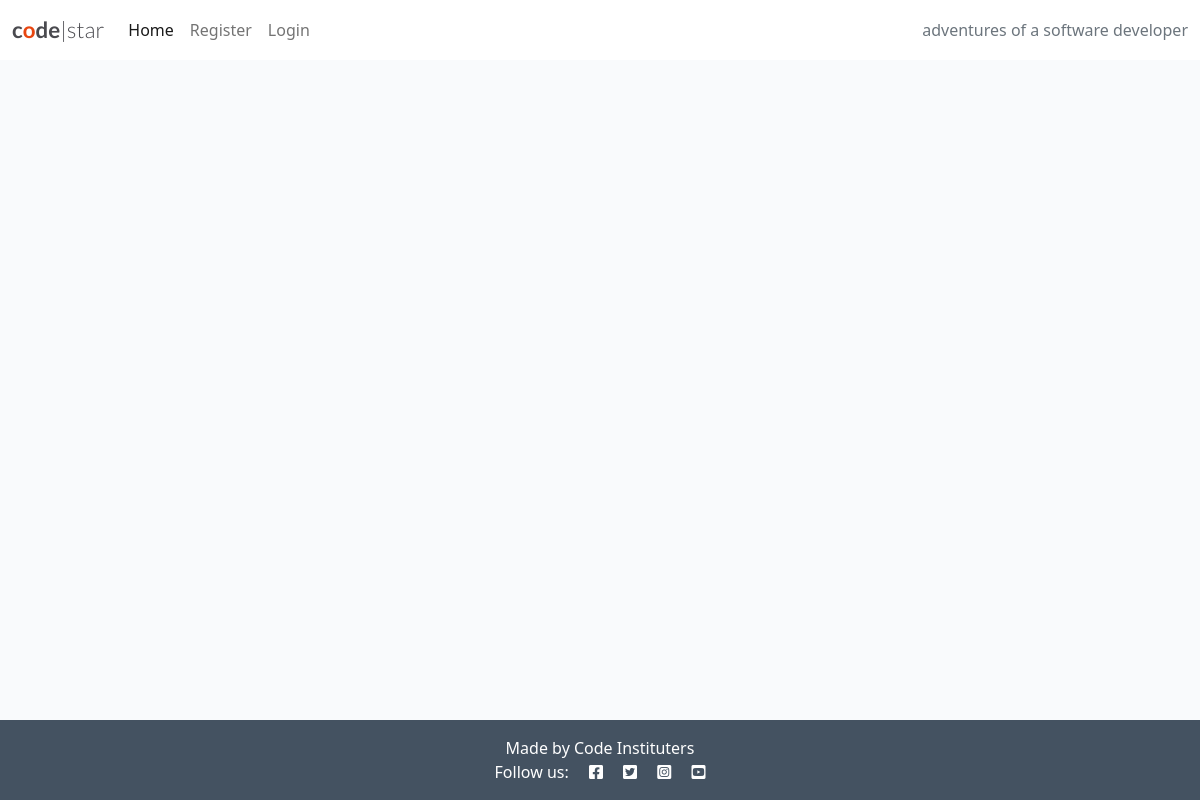
The app's page /, older data.
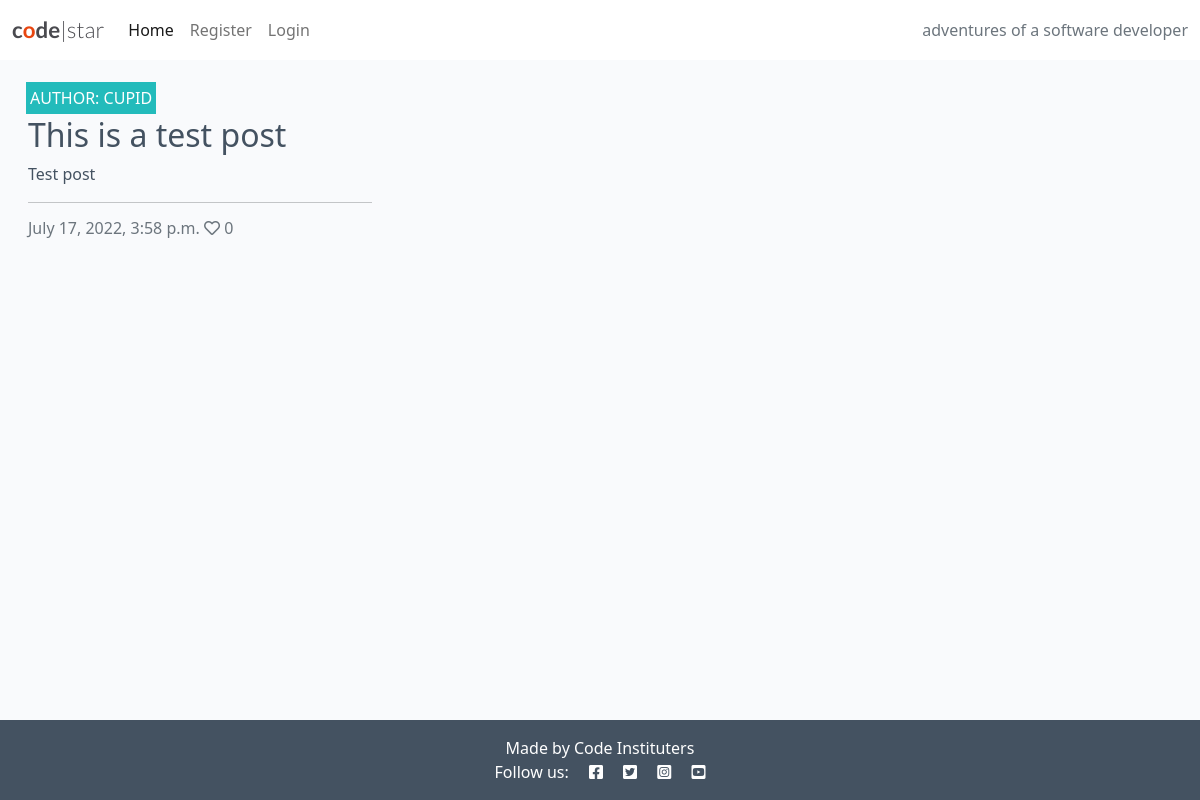
The same page, newer data.
### blog/models.py (models this page shows, shortened)
class Post(models.Model):
    title = models.CharField(max_length=200, unique=True)
    slug = models.SlugField(max_length=200, unique=True)
    author = models.ForeignKey(
        User, on_delete=models.CASCADE, related_name="blog_posts"
    )
    featured_image = CloudinaryField('image', default='placeholder')
    excerpt = models.TextField(blank=True)
    updated_on = models.DateTimeField(auto_now=True)
    content = models.TextField()
    created_on = models.DateTimeField(auto_now_add=True)
    status = models.IntegerField(choices=STATUS, default=0)
    likes = models.ManyToManyField(
        User, related_name='blogpost_like', blank=True)
    class Meta:
        ordering = ["-created_on"]
    def number_of_likes(self):
        return self.likes.count()

### blog/views.py (the view)
# urls.py: path('', views.PostList.as_view(), name="home"),
class PostList(generic.ListView):
    model = Post
    queryset = Post.objects.filter(status=1).order_by("-created_on")
    template_name = "index.html"
    paginate_by = 6

### templates/index.html (shortened to what this page needs)
{% extends "base.html" %}
{% block content %}
<div class="container-fluid">
    <div class="row">
        <div class="col-12 mt-3 left">
            <div class="row">
                {% for post in post_list %}
                <div class="col-md-4">
                    <div class="card mb-4">
                        <div class="card-body">
                            <div class="image-container">
                                <div class="image-flash">
                                    <p class="author">Author: {{ post.author }}</p>
                                </div>
                            </div>
                            <a href="{% url 'post_detail' post.slug %}" class="post-link">
                                <h2 class="card-title">{{ post.title }}</h2>
                                <p class="card-text">{{ post.excerpt }}</p>
                            </a>
                            <hr />
                            <p class="card-text text-muted h6">{{ post.created_on}} <i class="far fa-heart"></i>
                                {{ post.number_of_likes }}</p>
                        </div>
                    </div>
                </div>
                {% endfor %}
            </div>
        </div>
    </div>
</div>
{%endblock%}

Row changes from the older to the newer data that the page shows:
added Post: author "CUPID", title "This is a test post", excerpt "Test post", created_on "July 17, 2022, 3:58 p.m.", number_of_likes "0"
